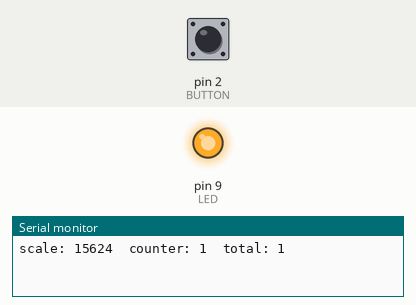
Bench run of a sketch on a simulated Arduino Uno, built with avr-gcc and run on an emulated ATmega328P. Parts: output pins drawn as LEDs (lit = HIGH), the last lines printed to the serial monitor. Dashed ring = blinking. Inputs (shaded band) come from the test bench; at power-on: pin 2 (BUTTON) HIGH.

Above: at 0.1 s.
At 1.2 s:
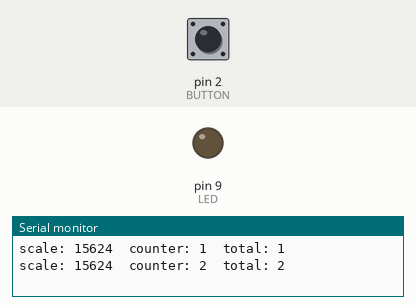
1.3 s: pin 2 (BUTTON) pulled LOW for 0.15 s
At 2.2 s:
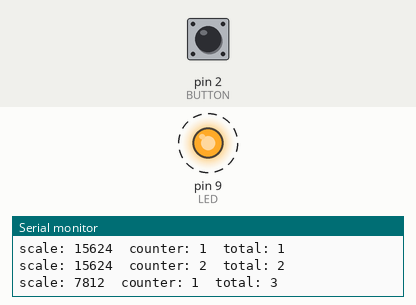
Timing chart, 0 to 10.3 s (numbered marks = the images above; inputs shaded):
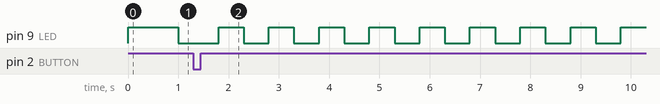

Measured:
- after the input at 1.3 s, pin 9 (LED): alternates HIGH for 0.50 s and LOW for 0.50 s, starting after 0.50 s

The sketch:

Timers.ino
```cpp
/*
 * INF471C - Connected Objects and the Internet of Things (IoT)
 * Timers
 * Ilja Tihhanovski
 */

#define BUTTON 2
#define LED 9
#define SCALE_LOWEST 15624    // Lowest rate : 1 Hz
#define SCALE_HIGHEST 3906    // Hightest rate : 4 Hz

volatile unsigned long counter = 0;           // Counter from last button press
volatile unsigned long counterTotal = 0;      // Counter from the last boot
volatile unsigned int scale = SCALE_HIGHEST;  // Current scale

// Code to be executed on button interrupt
void switchTimer()
{
  scale = scale >> 1;         // modify the scale by dividing it by 2
  if(scale < SCALE_HIGHEST)   // if rate is too high (scale is too low)
    scale = SCALE_LOWEST;     // then reset scale to default value

  OCR1A = scale;              // scale the register
  TCNT1 = 0;                  // set internal timer counter 1 to zero
  counter = 0;                // reset our counter
}


void setup() {
  noInterrupts();             //stop interrupts while configuring
  TCCR1A = 0;                 // reset timer1 setup registers
  TCCR1B = 0;

  switchTimer();              // part of the setup code is there just to reuse code
  TCCR1B |= (1 << WGM12);     // enable CTC mode

  // set scale to 1 / 1024
  TCCR1B |= (1 << CS10);
  TCCR1B |= (1 << CS12);

  TIMSK1 |= (1 << OCIE1A);    // setup interrupt on timer compare

  interrupts();               //allow interrupts again

  // Setup button interrupt
  attachInterrupt(digitalPinToInterrupt(BUTTON), switchTimer, FALLING);
  //We can use registers for that -- see "watchdog for safety" code

  // Pin modes
  pinMode(BUTTON, INPUT_PULLUP);
  pinMode(LED, OUTPUT);

  // Start serial
  Serial.begin(9600);
  while(!Serial){}
}

// Timer interrupt
// Just increase counters and blink the led
ISR(TIMER1_COMPA_vect)
{
  counter++;
  counterTotal++;
  digitalWrite(9, !digitalRead(9));
}

void loop() {
  // Output data with some frequency (about once every second)
  // Very basic code - but we can see how interrupts really _interrupt_ out code :)
  Serial.print("scale: ");
  Serial.print(scale);
  Serial.print("\tcounter: ");
  Serial.print(counter);
  Serial.print("\ttotal: ");
  Serial.println(counterTotal);
  delay(1000);
}
```
